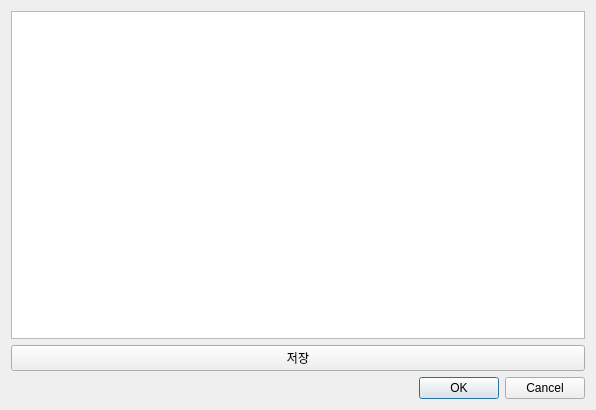
<?xml version="1.0" encoding="UTF-8"?>
<ui version="4.0">
 <class>Dialog</class>
 <widget class="QDialog" name="Dialog">
  <property name="geometry">
   <rect>
    <x>0</x>
    <y>0</y>
    <width>596</width>
    <height>410</height>
   </rect>
  </property>
  <property name="windowTitle">
   <string>종목코드조회</string>
  </property>
  <layout class="QVBoxLayout" name="verticalLayout">
   <item>
    <widget class="QTableView" name="tableView"/>
   </item>
   <item>
    <widget class="QPushButton" name="pushButton">
     <property name="text">
      <string>저장</string>
     </property>
    </widget>
   </item>
   <item>
    <widget class="QDialogButtonBox" name="buttonBox">
     <property name="orientation">
      <enum>Qt::Horizontal</enum>
     </property>
     <property name="standardButtons">
      <set>QDialogButtonBox::Cancel|QDialogButtonBox::Ok</set>
     </property>
    </widget>
   </item>
  </layout>
 </widget>
 <resources/>
 <connections>
  <connection>
   <sender>buttonBox</sender>
   <signal>accepted()</signal>
   <receiver>Dialog</receiver>
   <slot>accept()</slot>
   <hints>
    <hint type="sourcelabel">
     <x>164</x>
     <y>400</y>
    </hint>
    <hint type="destinationlabel">
     <x>157</x>
     <y>274</y>
    </hint>
   </hints>
  </connection>
  <connection>
   <sender>buttonBox</sender>
   <signal>rejected()</signal>
   <receiver>Dialog</receiver>
   <slot>reject()</slot>
   <hints>
    <hint type="sourcelabel">
     <x>164</x>
     <y>400</y>
    </hint>
    <hint type="destinationlabel">
     <x>286</x>
     <y>274</y>
    </hint>
   </hints>
  </connection>
  <connection>
   <sender>pushButton</sender>
   <signal>clicked()</signal>
   <receiver>Dialog</receiver>
   <slot>SaveCode()</slot>
   <hints>
    <hint type="sourcelabel">
     <x>96</x>
     <y>229</y>
    </hint>
    <hint type="destinationlabel">
     <x>372</x>
     <y>213</y>
    </hint>
   </hints>
  </connection>
 </connections>
 <slots>
  <slot>AddCode()</slot>
  <slot>RemoveCode()</slot>
  <slot>SaveCode()</slot>
 </slots>
</ui>
